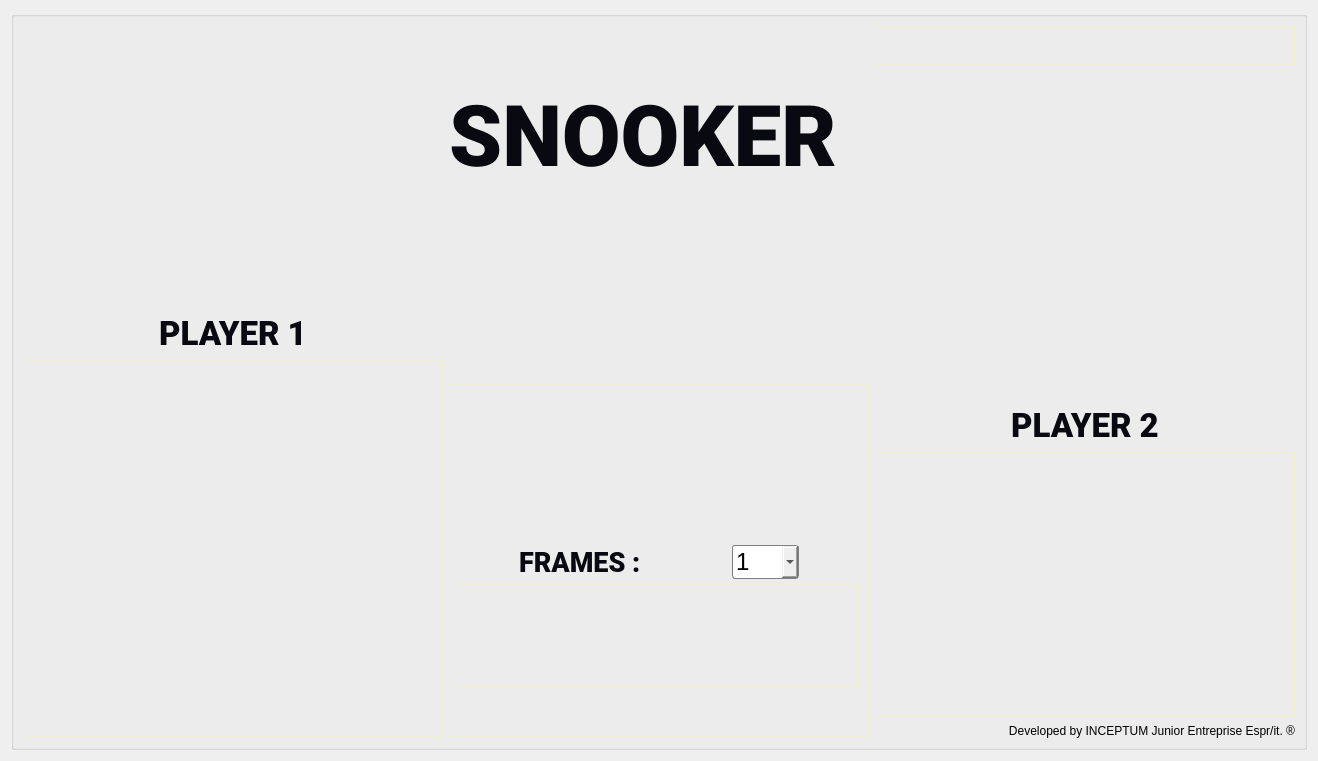
<?xml version="1.0" encoding="UTF-8"?>
<ui version="4.0">
 <class>SnookerSettings</class>
 <widget class="QWidget" name="SnookerSettings">
  <property name="geometry">
   <rect>
    <x>0</x>
    <y>0</y>
    <width>1318</width>
    <height>761</height>
   </rect>
  </property>
  <property name="windowTitle">
   <string>Form</string>
  </property>
  <layout class="QHBoxLayout" name="horizontalLayout">
   <item>
    <widget class="QGroupBox" name="groupBox">
     <property name="styleSheet">
      <string notr="true"/>
     </property>
     <property name="title">
      <string/>
     </property>
     <layout class="QHBoxLayout" name="horizontalLayout_2">
      <item>
       <layout class="QVBoxLayout" name="layoutD">
        <item>
         <layout class="QVBoxLayout" name="layoutLogo">
          <item>
           <layout class="QVBoxLayout" name="verticalLayout_8">
            <item>
             <widget class="QLabel" name="labelLogo">
              <property name="sizePolicy">
               <sizepolicy hsizetype="Fixed" vsizetype="Fixed">
                <horstretch>0</horstretch>
                <verstretch>0</verstretch>
               </sizepolicy>
              </property>
              <property name="text">
               <string/>
              </property>
              <property name="pixmap">
               <pixmap resource="ressource.qrc">:/main/pics/logosnooker.png</pixmap>
              </property>
             </widget>
            </item>
            <item>
             <spacer name="verticalSpacer_3">
              <property name="orientation">
               <enum>Qt::Vertical</enum>
              </property>
              <property name="sizeType">
               <enum>QSizePolicy::Fixed</enum>
              </property>
              <property name="sizeHint" stdset="0">
               <size>
                <width>20</width>
                <height>268</height>
               </size>
              </property>
             </spacer>
            </item>
           </layout>
          </item>
         </layout>
        </item>
        <item>
         <layout class="QVBoxLayout" name="layoutPlayer1">
          <item>
           <widget class="QLabel" name="labelPlayer1">
            <property name="sizePolicy">
             <sizepolicy hsizetype="Preferred" vsizetype="Fixed">
              <horstretch>0</horstretch>
              <verstretch>0</verstretch>
             </sizepolicy>
            </property>
            <property name="font">
             <font>
              <family>Roboto Black</family>
              <pointsize>25</pointsize>
              <weight>75</weight>
              <bold>true</bold>
             </font>
            </property>
            <property name="styleSheet">
             <string notr="true">QLabel {
  color : #090911;
}</string>
            </property>
            <property name="text">
             <string>PLAYER 1</string>
            </property>
            <property name="alignment">
             <set>Qt::AlignHCenter|Qt::AlignTop</set>
            </property>
           </widget>
          </item>
          <item>
           <widget class="QGroupBox" name="groupBoxTexte1">
            <property name="enabled">
             <bool>true</bool>
            </property>
            <property name="sizePolicy">
             <sizepolicy hsizetype="Preferred" vsizetype="Preferred">
              <horstretch>0</horstretch>
              <verstretch>0</verstretch>
             </sizepolicy>
            </property>
            <property name="styleSheet">
             <string notr="true">QGroupBox { 
     border: 1px solid #F1F0CC;
 }</string>
            </property>
            <property name="title">
             <string/>
            </property>
            <layout class="QVBoxLayout" name="verticalLayout_2">
             <item>
              <layout class="QVBoxLayout" name="layoutTextField1"/>
             </item>
            </layout>
           </widget>
          </item>
         </layout>
        </item>
       </layout>
      </item>
      <item>
       <layout class="QVBoxLayout" name="layoutM">
        <item>
         <layout class="QVBoxLayout" name="layoutSnooker">
          <item>
           <spacer name="spacerSnooker">
            <property name="orientation">
             <enum>Qt::Vertical</enum>
            </property>
            <property name="sizeType">
             <enum>QSizePolicy::Fixed</enum>
            </property>
            <property name="sizeHint" stdset="0">
             <size>
              <width>20</width>
              <height>61</height>
             </size>
            </property>
           </spacer>
          </item>
          <item>
           <widget class="QLabel" name="labelSnooker">
            <property name="sizePolicy">
             <sizepolicy hsizetype="Fixed" vsizetype="Preferred">
              <horstretch>0</horstretch>
              <verstretch>0</verstretch>
             </sizepolicy>
            </property>
            <property name="font">
             <font>
              <family>Roboto Black</family>
              <pointsize>64</pointsize>
              <weight>75</weight>
              <bold>true</bold>
             </font>
            </property>
            <property name="styleSheet">
             <string notr="true">QLabel {
  color : #090911;
}</string>
            </property>
            <property name="text">
             <string>SNOOKER</string>
            </property>
            <property name="alignment">
             <set>Qt::AlignLeading|Qt::AlignLeft|Qt::AlignTop</set>
            </property>
           </widget>
          </item>
         </layout>
        </item>
        <item>
         <layout class="QVBoxLayout" name="layoutBouton">
          <item>
           <widget class="QGroupBox" name="groupBoxM">
            <property name="styleSheet">
             <string notr="true">QGroupBox { 
     border: 1px solid #F1F0CC;
 }</string>
            </property>
            <property name="title">
             <string/>
            </property>
            <layout class="QVBoxLayout" name="verticalLayout_3">
             <item>
              <spacer name="verticalSpacer">
               <property name="orientation">
                <enum>Qt::Vertical</enum>
               </property>
               <property name="sizeType">
                <enum>QSizePolicy::Fixed</enum>
               </property>
               <property name="sizeHint" stdset="0">
                <size>
                 <width>20</width>
                 <height>150</height>
                </size>
               </property>
              </spacer>
             </item>
             <item>
              <layout class="QVBoxLayout" name="layoutMilieu">
               <item>
                <layout class="QHBoxLayout" name="layoutFrames">
                 <item>
                  <spacer name="horizontalSpacer_2">
                   <property name="orientation">
                    <enum>Qt::Horizontal</enum>
                   </property>
                   <property name="sizeType">
                    <enum>QSizePolicy::Fixed</enum>
                   </property>
                   <property name="sizeHint" stdset="0">
                    <size>
                     <width>60</width>
                     <height>20</height>
                    </size>
                   </property>
                  </spacer>
                 </item>
                 <item>
                  <widget class="QLabel" name="labelFrames">
                   <property name="font">
                    <font>
                     <family>Roboto Black</family>
                     <pointsize>20</pointsize>
                     <weight>75</weight>
                     <bold>true</bold>
                    </font>
                   </property>
                   <property name="styleSheet">
                    <string notr="true">QLabel {
  color : #090911;
}</string>
                   </property>
                   <property name="text">
                    <string>FRAMES :</string>
                   </property>
                  </widget>
                 </item>
                 <item>
                  <widget class="QComboBox" name="comboBox">
                   <property name="sizePolicy">
                    <sizepolicy hsizetype="Fixed" vsizetype="Fixed">
                     <horstretch>0</horstretch>
                     <verstretch>0</verstretch>
                    </sizepolicy>
                   </property>
                   <property name="font">
                    <font>
                     <family>Liberation Sans</family>
                     <pointsize>18</pointsize>
                     <weight>50</weight>
                     <bold>false</bold>
                    </font>
                   </property>
                   <property name="layoutDirection">
                    <enum>Qt::LeftToRight</enum>
                   </property>
                   <property name="styleSheet">
                    <string notr="true">QComboBox {
    border: 1px solid gray;
    border-radius: 3px;
    padding: 1px 18px 1px 3px;
    min-width: 6em;
}

QComboBox:editable {
    background: #9c2b60;
}

QComboBox:!editable, QComboBox::drop-down:editable {
     background: qlineargradient(x1: 0, y1: 0, x2: 0, y2: 1,
                                 stop: 0 #E1E1E1, stop: 0.4 #DDDDDD,
                                 stop: 0.5 #D8D8D8, stop: 1.0 #D3D3D3);
}
QComboBox:!editable:on, QComboBox::drop-down:editable:on {
    background: qlineargradient(x1: 0, y1: 0, x2: 0, y2: 1,
                                stop: 0 #D3D3D3, stop: 0.4 #D8D8D8,
                                stop: 0.5 #DDDDDD, stop: 1.0 #E1E1E1);
}

QComboBox:on { /* shift the text when the popup opens */
    padding-top: 3px;
    padding-left: 4px;
}
</string>
                   </property>
                   <item>
                    <property name="text">
                     <string>1</string>
                    </property>
                   </item>
                   <item>
                    <property name="text">
                     <string>3</string>
                    </property>
                   </item>
                   <item>
                    <property name="text">
                     <string>5</string>
                    </property>
                   </item>
                   <item>
                    <property name="text">
                     <string>7</string>
                    </property>
                   </item>
                   <item>
                    <property name="text">
                     <string>9</string>
                    </property>
                   </item>
                   <item>
                    <property name="text">
                     <string>11</string>
                    </property>
                   </item>
                   <item>
                    <property name="text">
                     <string>13</string>
                    </property>
                   </item>
                   <item>
                    <property name="text">
                     <string>15</string>
                    </property>
                   </item>
                   <item>
                    <property name="text">
                     <string>17</string>
                    </property>
                   </item>
                   <item>
                    <property name="text">
                     <string>19</string>
                    </property>
                   </item>
                   <item>
                    <property name="text">
                     <string>21</string>
                    </property>
                   </item>
                   <item>
                    <property name="text">
                     <string>23</string>
                    </property>
                   </item>
                   <item>
                    <property name="text">
                     <string>25</string>
                    </property>
                   </item>
                   <item>
                    <property name="text">
                     <string>27</string>
                    </property>
                   </item>
                   <item>
                    <property name="text">
                     <string>29</string>
                    </property>
                   </item>
                   <item>
                    <property name="text">
                     <string>31</string>
                    </property>
                   </item>
                  </widget>
                 </item>
                 <item>
                  <spacer name="horizontalSpacer_3">
                   <property name="orientation">
                    <enum>Qt::Horizontal</enum>
                   </property>
                   <property name="sizeType">
                    <enum>QSizePolicy::Fixed</enum>
                   </property>
                   <property name="sizeHint" stdset="0">
                    <size>
                     <width>60</width>
                     <height>20</height>
                    </size>
                   </property>
                  </spacer>
                 </item>
                </layout>
               </item>
              </layout>
             </item>
             <item>
              <layout class="QVBoxLayout" name="layoutBouton_2">
               <item>
                <widget class="QGroupBox" name="groupBoxBouton">
                 <property name="styleSheet">
                  <string notr="true">QGroupBox { 
     border: 1px solid #F1F0CC;
 }</string>
                 </property>
                 <property name="title">
                  <string/>
                 </property>
                 <layout class="QHBoxLayout" name="horizontalLayout_3">
                  <item>
                   <layout class="QVBoxLayout" name="layoutBoutonPlay"/>
                  </item>
                 </layout>
                </widget>
               </item>
              </layout>
             </item>
             <item>
              <spacer name="verticalSpacer_2">
               <property name="orientation">
                <enum>Qt::Vertical</enum>
               </property>
               <property name="sizeType">
                <enum>QSizePolicy::Fixed</enum>
               </property>
               <property name="sizeHint" stdset="0">
                <size>
                 <width>20</width>
                 <height>40</height>
                </size>
               </property>
              </spacer>
             </item>
            </layout>
           </widget>
          </item>
         </layout>
        </item>
       </layout>
      </item>
      <item>
       <layout class="QVBoxLayout" name="layoutG">
        <item>
         <layout class="QVBoxLayout" name="verticalLayout_5">
          <item>
           <widget class="QGroupBox" name="groupBox_2">
            <property name="sizePolicy">
             <sizepolicy hsizetype="Preferred" vsizetype="Fixed">
              <horstretch>0</horstretch>
              <verstretch>0</verstretch>
             </sizepolicy>
            </property>
            <property name="styleSheet">
             <string notr="true">QGroupBox { 
     border: 1px solid #F1F0CC;
 }</string>
            </property>
            <property name="title">
             <string/>
            </property>
            <layout class="QHBoxLayout" name="horizontalLayout_4">
             <item>
              <layout class="QVBoxLayout" name="verticalLayout_6">
               <item>
                <spacer name="horizontalSpacer">
                 <property name="orientation">
                  <enum>Qt::Horizontal</enum>
                 </property>
                 <property name="sizeType">
                  <enum>QSizePolicy::Fixed</enum>
                 </property>
                 <property name="sizeHint" stdset="0">
                  <size>
                   <width>200</width>
                   <height>20</height>
                  </size>
                 </property>
                </spacer>
               </item>
              </layout>
             </item>
             <item>
              <layout class="QVBoxLayout" name="verticalLayout_7"/>
             </item>
            </layout>
           </widget>
          </item>
          <item>
           <spacer name="spacerD">
            <property name="orientation">
             <enum>Qt::Vertical</enum>
            </property>
            <property name="sizeType">
             <enum>QSizePolicy::Fixed</enum>
            </property>
            <property name="sizeHint" stdset="0">
             <size>
              <width>20</width>
              <height>334</height>
             </size>
            </property>
           </spacer>
          </item>
         </layout>
        </item>
        <item>
         <layout class="QVBoxLayout" name="layoutPlayer2">
          <item>
           <widget class="QLabel" name="labelPlayer2">
            <property name="sizePolicy">
             <sizepolicy hsizetype="Preferred" vsizetype="Fixed">
              <horstretch>0</horstretch>
              <verstretch>0</verstretch>
             </sizepolicy>
            </property>
            <property name="font">
             <font>
              <family>Roboto Black</family>
              <pointsize>25</pointsize>
              <weight>75</weight>
              <bold>true</bold>
             </font>
            </property>
            <property name="styleSheet">
             <string notr="true">QLabel {
  color : #090911;
}</string>
            </property>
            <property name="text">
             <string>PLAYER 2</string>
            </property>
            <property name="alignment">
             <set>Qt::AlignHCenter|Qt::AlignTop</set>
            </property>
           </widget>
          </item>
          <item>
           <widget class="QGroupBox" name="groupBoxTexte2">
            <property name="sizePolicy">
             <sizepolicy hsizetype="Preferred" vsizetype="Preferred">
              <horstretch>0</horstretch>
              <verstretch>0</verstretch>
             </sizepolicy>
            </property>
            <property name="styleSheet">
             <string notr="true">QGroupBox { 
     border: 1px solid #F1F0CC;
 }</string>
            </property>
            <property name="title">
             <string/>
            </property>
            <layout class="QVBoxLayout" name="verticalLayout_4">
             <item>
              <layout class="QVBoxLayout" name="layoutTextField2"/>
             </item>
            </layout>
           </widget>
          </item>
          <item>
           <widget class="QLabel" name="labelCredits">
            <property name="sizePolicy">
             <sizepolicy hsizetype="Preferred" vsizetype="Fixed">
              <horstretch>0</horstretch>
              <verstretch>0</verstretch>
             </sizepolicy>
            </property>
            <property name="text">
             <string>Developed by INCEPTUM Junior Entreprise Espr/it. ®</string>
            </property>
            <property name="alignment">
             <set>Qt::AlignBottom|Qt::AlignRight|Qt::AlignTrailing</set>
            </property>
           </widget>
          </item>
         </layout>
        </item>
       </layout>
      </item>
     </layout>
    </widget>
   </item>
  </layout>
 </widget>
 <resources>
  <include location="ressource.qrc"/>
 </resources>
 <connections/>
</ui>
